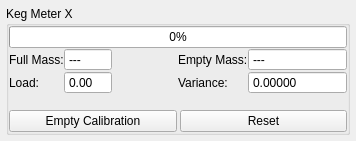
<?xml version="1.0" encoding="UTF-8"?>
<ui version="4.0">
 <class>KegMeter</class>
 <widget class="QWidget" name="KegMeter">
  <property name="geometry">
   <rect>
    <x>0</x>
    <y>0</y>
    <width>356</width>
    <height>141</height>
   </rect>
  </property>
  <property name="windowTitle">
   <string>Form</string>
  </property>
  <layout class="QVBoxLayout" name="verticalLayout_2">
   <property name="spacing">
    <number>0</number>
   </property>
   <property name="sizeConstraint">
    <enum>QLayout::SetMinimumSize</enum>
   </property>
   <property name="leftMargin">
    <number>6</number>
   </property>
   <property name="topMargin">
    <number>6</number>
   </property>
   <property name="rightMargin">
    <number>6</number>
   </property>
   <property name="bottomMargin">
    <number>6</number>
   </property>
   <item>
    <widget class="QGroupBox" name="kegMeterGrpBox">
     <property name="title">
      <string>Keg Meter X</string>
     </property>
     <layout class="QVBoxLayout" name="verticalLayout">
      <property name="spacing">
       <number>0</number>
      </property>
      <property name="leftMargin">
       <number>0</number>
      </property>
      <property name="topMargin">
       <number>0</number>
      </property>
      <property name="rightMargin">
       <number>0</number>
      </property>
      <property name="bottomMargin">
       <number>0</number>
      </property>
      <item>
       <widget class="QProgressBar" name="kegMeterBar">
        <property name="value">
         <number>0</number>
        </property>
        <property name="textVisible">
         <bool>true</bool>
        </property>
       </widget>
      </item>
      <item>
       <layout class="QHBoxLayout" name="horizontalLayout_2">
        <item>
         <layout class="QFormLayout" name="formLayout">
          <property name="fieldGrowthPolicy">
           <enum>QFormLayout::FieldsStayAtSizeHint</enum>
          </property>
          <item row="0" column="0">
           <widget class="QLabel" name="fullKegMassLbl">
            <property name="text">
             <string>Full Mass:</string>
            </property>
            <property name="buddy">
             <cstring>fullKegMassSpinBox</cstring>
            </property>
           </widget>
          </item>
          <item row="0" column="1">
           <widget class="QDoubleSpinBox" name="fullKegMassSpinBox">
            <property name="readOnly">
             <bool>true</bool>
            </property>
            <property name="buttonSymbols">
             <enum>QAbstractSpinBox::NoButtons</enum>
            </property>
            <property name="specialValueText">
             <string>---</string>
            </property>
            <property name="minimum">
             <double>-1.000000000000000</double>
            </property>
            <property name="maximum">
             <double>999.990000000000009</double>
            </property>
            <property name="value">
             <double>-1.000000000000000</double>
            </property>
           </widget>
          </item>
          <item row="1" column="0">
           <widget class="QLabel" name="currLoadLbl">
            <property name="text">
             <string>Load:</string>
            </property>
           </widget>
          </item>
          <item row="1" column="1">
           <widget class="QDoubleSpinBox" name="loadSpinBox">
            <property name="readOnly">
             <bool>true</bool>
            </property>
            <property name="buttonSymbols">
             <enum>QAbstractSpinBox::NoButtons</enum>
            </property>
            <property name="maximum">
             <double>999.000000000000000</double>
            </property>
           </widget>
          </item>
         </layout>
        </item>
        <item>
         <layout class="QFormLayout" name="formLayout_4">
          <property name="horizontalSpacing">
           <number>0</number>
          </property>
          <property name="leftMargin">
           <number>0</number>
          </property>
          <property name="rightMargin">
           <number>0</number>
          </property>
          <item row="0" column="0">
           <widget class="QLabel" name="emptyMassLbl">
            <property name="text">
             <string>Empty Mass:</string>
            </property>
            <property name="buddy">
             <cstring>emptyMassSpinBox</cstring>
            </property>
           </widget>
          </item>
          <item row="0" column="1">
           <widget class="QDoubleSpinBox" name="emptyMassSpinBox">
            <property name="readOnly">
             <bool>true</bool>
            </property>
            <property name="buttonSymbols">
             <enum>QAbstractSpinBox::NoButtons</enum>
            </property>
            <property name="specialValueText">
             <string>---</string>
            </property>
            <property name="minimum">
             <double>-1.000000000000000</double>
            </property>
            <property name="maximum">
             <double>999.000000000000000</double>
            </property>
            <property name="value">
             <double>-1.000000000000000</double>
            </property>
           </widget>
          </item>
          <item row="1" column="0">
           <widget class="QLabel" name="varianceLbl">
            <property name="text">
             <string>Variance:</string>
            </property>
           </widget>
          </item>
          <item row="1" column="1">
           <widget class="QDoubleSpinBox" name="varianceSpinBox">
            <property name="readOnly">
             <bool>true</bool>
            </property>
            <property name="buttonSymbols">
             <enum>QAbstractSpinBox::NoButtons</enum>
            </property>
            <property name="decimals">
             <number>5</number>
            </property>
           </widget>
          </item>
         </layout>
        </item>
       </layout>
      </item>
      <item>
       <layout class="QHBoxLayout" name="horizontalLayout">
        <property name="spacing">
         <number>3</number>
        </property>
        <item>
         <widget class="QPushButton" name="emptyCalBtn">
          <property name="text">
           <string>Empty Calibration</string>
          </property>
         </widget>
        </item>
        <item>
         <widget class="QPushButton" name="resetBtn">
          <property name="text">
           <string>Reset</string>
          </property>
         </widget>
        </item>
       </layout>
      </item>
     </layout>
    </widget>
   </item>
  </layout>
 </widget>
 <tabstops>
  <tabstop>fullKegMassSpinBox</tabstop>
  <tabstop>emptyMassSpinBox</tabstop>
  <tabstop>emptyCalBtn</tabstop>
 </tabstops>
 <resources/>
 <connections/>
</ui>
